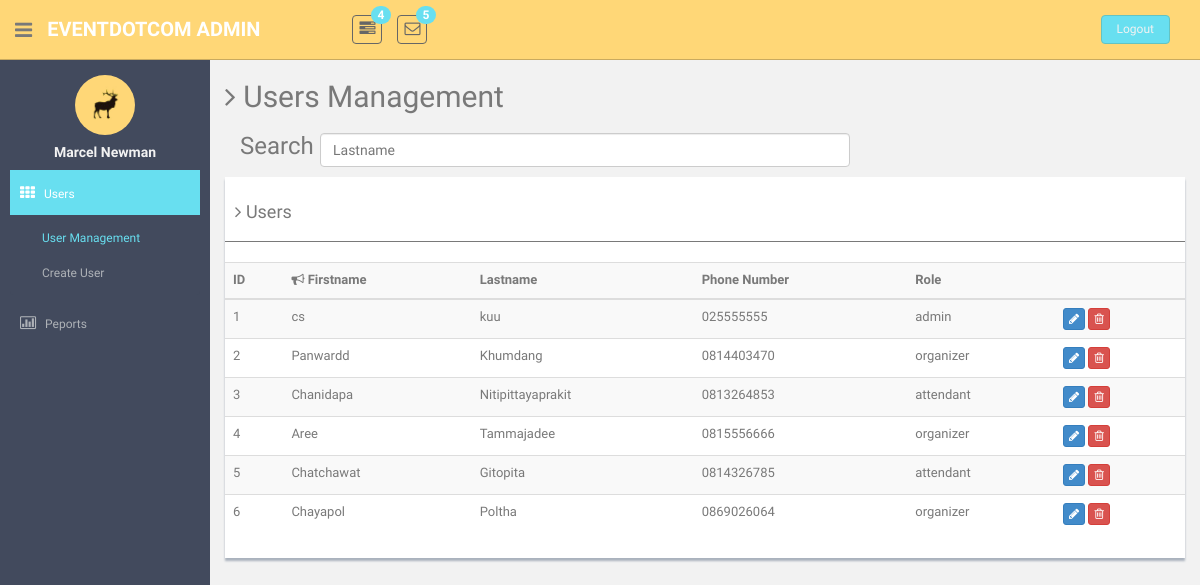
Screenshot of /admin/UserManage.php with the database file from the repository.
### tables this page shows
CREATE TABLE `users` (
  `userid` int(11) NOT NULL,
  `type` varchar(10) DEFAULT NULL,
  `fname` varchar(50) DEFAULT NULL,
  `lname` varchar(50) DEFAULT NULL,
  `address` varchar(200) DEFAULT NULL,
  `phoneno` varchar(15) DEFAULT NULL,
  `email` varchar(50) DEFAULT NULL,
  `pwd` varchar(1000) DEFAULT NULL,
  `uname` varchar(20) DEFAULT NULL,
  `ustatus` tinyint(1) DEFAULT NULL,
  `confirmcode` int(11) DEFAULT NULL,
  `gender` varchar(6) DEFAULT NULL,
  `birthday` date DEFAULT NULL
);

### admin/DBconnect.php (called while the page is built, shortened)
<?php
	 class DBconnect
	 {
	private $servername = "localhost";
  	private $usernamedb = "root";
  	private $passworddb = "";
  	private $dbname = "eventdotcom";
  	private $connection = null;
  	function __construct(){
    	try {
      	$this->connection = new PDO("mysql:host=$this->servername;dbname=$this->dbname", $this->usernamedb, $this->passworddb);
      	$this->connection->setAttribute(PDO::ATTR_ERRMODE, PDO::ERRMODE_EXCEPTION);
    	}
    	catch(PDOException $e) {
        	echo "Error: " . $e->getMessage();
    	}
  	}
	 	function select($selected, $table, $clause){
	 		$count = 0;
	 		$result= [];
			foreach($this->connection->query("SELECT ". $selected ." FROM " .$table. " " .$clause) as $row) {
		    	$result[$count]= $row;
		    	$count+=1;
			}
			return $result;
	 	}
	 }
 ?>

### admin/UserManage.php (the view, shortened to what this page needs)
<!DOCTYPE html>
<html lang="en">
  <head>
    <link href="assets/css/bootstrap.css" rel="stylesheet">
    <link href="assets/font-awesome/css/font-awesome.css" rel="stylesheet" />
    <link href="assets/css/style.css" rel="stylesheet">
    <link href="assets/css/style-responsive.css" rel="stylesheet">
    <?php
     include 'DBconnect.php';
    $connection  = new DBconnect();
    $result = $connection->select('*','users','');
    $delete = "";
    ?>
  </head>
  <body>
  <section id="container" >
      <header class="header black-bg">
              <div class="sidebar-toggle-box">
                  <div class="fa fa-bars tooltips" data-placement="right" data-original-title="Toggle Navigation"></div>
              </div>
            <a href="index.html" class="logo"><b>Eventdotcom Admin</b></a>
            <div class="nav notify-row" id="top_menu">
                <ul class="nav top-menu">
                    <li class="dropdown">
                        <a data-toggle="dropdown" class="dropdown-toggle" href="index.html#">
                            <i class="fa fa-tasks"></i>
                            <span class="badge bg-theme">4</span>
                        </a>
                    </li>
                    <li id="header_inbox_bar" class="dropdown">
                        <a data-toggle="dropdown" class="dropdown-toggle" href="index.html#">
                            <i class="fa fa-envelope-o"></i>
                            <span class="badge bg-theme">5</span>
                        </a>
                    </li>
                </ul>
            </div>
            <div class="top-menu">
            	<ul class="nav pull-right top-menu">
                    <li><a class="logout" href="logout.php">Logout</a></li>
            	</ul>
            </div>
        </header>
      <aside>
          <div id="sidebar"  class="nav-collapse ">
              <ul class="sidebar-menu" id="nav-accordion">
              	  <p class="centered"><a href="profile.html"><img src="assets/img/ui-sam.jpg" class="img-circle" width="60"></a></p>
              	  <h5 class="centered">Marcel Newman</h5>
                  <li class="sub-menu">
                      <a class="active" href="javascript:;" >
                          <i class="fa fa-th"></i>
                          <span>Users</span>
                      </a>
                      <ul class="sub">
                          <li class="active"><a  href="userManage.php">User Management <?php echo $delete; ?></a></li>
                          <li><a  href="addUser.php">Create User</a></li>
                      </ul>
                  </li>
                  <li class="sub-menu">
                      <a href="javascript:;" >
                          <i class=" fa fa-bar-chart-o"></i>
                          <span>Peports</span>
                      </a>
                  </li>
              </ul>
          </div>
      </aside>
      <section id="main-content">
          <section class="wrapper">
          	<h2><i class="fa fa-angle-right"></i> Users Management</h2>
				    <div class="form-group">
                <h3><label class="col-sm-3 col-sm-1 control-label">Search</label></h3>
                <div class="col-sm-7">
                    <input type="text"  class="form-control" name="lname" placeholder="Lastname">
                </div>
            </div>
            <br>
              <div class="row mt">
                  <div class="col-md-12">
                      <div class="content-panel">
	                  	  	  <h4><i class="fa fa-angle-right"></i> Users</h4>
	                  	  	  <hr>
                               <form method = "POST"
                                  action="<?php echo htmlspecialchars($_SERVER["PHP_SELF"]);?>">
                                  <table class="table table-striped table-advance table-hover" id = "myTable">
                                  <tr>
                                      <th> ID</th>
                                      <th><i class="fa fa-bullhorn"></i> Firstname</th>
                                      <th class="hidden-phone"></i> Lastname</th>
                                      <th> Phone Number</th>
                                      <th><i ></i> Role</th>
                                      <th></th>
                                  </tr>
                                  <tbody>
                                    <?php
                                      foreach ($result as $row) {
                                        echo"<tr>
                                            <td id = 'uid' name='uid'><input hidden=true name='id' value=".$row['userid'].">".$row['userid']."</td>
                                            <td>" .$row['fname']."</td><td>".$row['lname']."</td>
                                            <td>".$row['phoneno']."</td><td>".$row['type']."</td>".
                                            '<td>
                                              <button class="btn btn-primary btn-xs"><i class="fa fa-pencil" ></i>
                                              </button>
                                              <button class="btn btn-danger btn-xs" type="submit" name="submit" onclick="deleteRow(this)" ><i class="fa fa-trash-o "></i>
                                              </button>
                                      </td></tr>';
                                      }
                                  ?>
                              </tbody>
                            </table>
                          </form>
                      </div>
                  </div>
              </div>
		</section><! --/wrapper -->
      </section>
  </section>
  </body>
</html>

### admin/assets/css/style.css (style rules this page uses)
body { color: #797979; background: #f2f2f2; font-family: 'Ruda', sans-serif; padding: 0px !important; margin: 0px !important; font-size:13px; }
ul li { list-style: none; }
a, a:hover, a:focus { text-decoration: none; outline: none; }
#container { width: 100%; height: 100%; }
.bg-theme { background-color: #68dff0; }
hr { margin-top: 20px; margin-bottom: 20px; border: 0; border-top: 1px solid #797979; }
.centered { text-align: center; }
.mt { margin-top: 25px; }
ul.top-menu > li > .logout { color: #f2f2f2; font-size: 12px; border-radius: 4px; -webkit-border-radius: 4px; border: 1px solid #64c3c2 !important; padding: 5px 15px; margin-right: 15px; background: #68dff0; margin-top: 15px; }
#sidebar { width: 210px; height: 100%; position: fixed; background: #424a5d; }
#sidebar h5 { color: #f2f2f2; font-weight: 700; }
#sidebar ul li { position: relative; }
#sidebar .sub-menu > .sub li { padding-left: 32px; }
#sidebar .sub-menu > .sub li:last-child { padding-bottom: 10px; }
ul.sidebar-menu , ul.sidebar-menu li ul.sub { margin: -2px 0 0; padding: 0; }
ul.sidebar-menu { margin-top: 75px; }
#sidebar > ul > li > ul.sub { display: none; }
#sidebar > ul > li.active > ul.sub, #sidebar > ul > li > ul.sub > li > a { display: block; }
ul.sidebar-menu li ul.sub li { background: #424a5d; margin-bottom: 0; margin-left: 0; margin-right: 0; }
ul.sidebar-menu li ul.sub li:last-child { border-radius: 0 0 4px 4px; -webkit-border-radius: 0 0 4px 4px; }
ul.sidebar-menu li ul.sub li a { font-size: 12px; padding: 6px 0; line-height: 35px; height: 35px; -webkit-transition: all 0.3s ease; -moz-transition: all 0.3s ease; -o-transition: all 0.3s ease; -ms-transition: all 0.3s ease; transition: all 0.3s ease; color: #aeb2b7; }
ul.sidebar-menu li ul.sub li.active a { color: #68dff0; -webkit-transition: all 0.3s ease; -moz-transition: all 0.3s ease; -o-transition: all 0.3s ease; -ms-transition: all 0.3s ease; transition: all 0.3s ease; display: block; }
ul.sidebar-menu li { margin-bottom: 5px; margin-left:10px; margin-right:10px; }
ul.sidebar-menu li.sub-menu { line-height: 15px; }
ul.sidebar-menu li a span { display: inline-block; }
ul.sidebar-menu li a { color: #aeb2b7; text-decoration: none; display: block; padding: 15px 0 15px 10px; font-size: 12px; outline: none; -webkit-transition: all 0.3s ease; -moz-transition: all 0.3s ease; -o-transition: all 0.3s ease; -ms-transition: all 0.3s ease; transition: all 0.3s ease; }
ul.sidebar-menu li a.active, ul.sidebar-menu li a:hover, ul.sidebar-menu li a:focus { background: #68dff0; color: #fff; display: block; -webkit-transition: all 0.3s ease; -moz-transition: all 0.3s ease; -o-transition: all 0.3s ease; -ms-transition: all 0.3s ease; transition: all 0.3s ease; }
ul.sidebar-menu li a i { font-size: 15px; padding-right: 6px; }
ul.sidebar-menu li a.active i { color: #fff; }
#main-content { margin-left: 210px; }
.header, .footer { min-height: 60px; padding: 0 15px; }
.header { position: fixed; left: 0; right: 0; z-index: 1002; }
.black-bg { background: #ffd777; border-bottom: 1px solid #c9aa5f; }
.wrapper { display: inline-block; margin-top: 60px; padding-left: 15px; padding-right: 15px; padding-bottom: 15px; padding-top: 0px; width: 100%; }
a.logo { font-size: 20px; color: #ffffff; float: left; margin-top: 15px; text-transform: uppercase; }
a.logo b { font-weight: 900; }
#top_menu .nav > li, ul.top-menu > li { float: left; }
.notify-row { float: left; margin-top: 15px; margin-left: 92px; }
ul.top-menu > li > a { color: #666666; font-size: 16px; border-radius: 4px; -webkit-border-radius: 4px; border:1px solid #666666 !important; padding: 2px 6px; margin-right: 15px; }
.notify-row .badge { position: absolute; right: -10px; top: -10px; z-index: 100; }
.sidebar-toggle-box { float: left; padding-right: 15px; margin-top: 20px; }
.sidebar-toggle-box .fa-bars { cursor: pointer; display: inline-block; font-size: 20px; }
.content-panel { background: #ffffff; box-shadow: 0px 3px 2px #aab2bd; padding-top: 15px; padding-bottom: 5px; }
.content-panel h4 { margin-left: 10px; }
label { font-weight: 400; }

### rows the page displays
users: userid "1", fname "cs", lname "kuu", phoneno "025555555", type "admin"
users: userid "2", fname "Panwardd", lname "Khumdang", phoneno "0814403470", type "organizer"
users: userid "3", fname "Chanidapa", lname "Nitipittayaprakit", phoneno "0813264853", type "attendant"
users: userid "4", fname "Aree", lname "Tammajadee", phoneno "0815556666", type "organizer"
users: userid "5", fname "Chatchawat", lname "Gitopita", phoneno "0814326785", type "attendant"
users: userid "6", fname "Chayapol", lname "Poltha", phoneno "0869026064", type "organizer"
